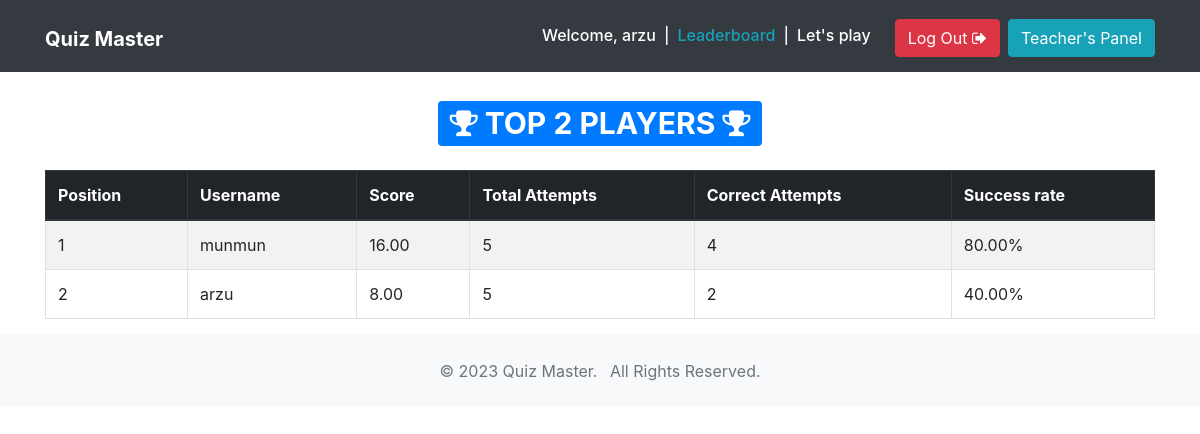
Screenshot of /leaderboard/ (signed in) with the database file from the repository.
### quiz/models.py (models this page shows, shortened)
class QuizProfile(TimeStampedModel):
    user = models.OneToOneField(User, on_delete=models.CASCADE)
    total_score = models.DecimalField(_('Total Score'), default=0, decimal_places=2, max_digits=10)
    @classmethod
    def get_rankings(cls):
        rankings = QuizProfile.objects.select_related(
            'user',
        ).annotate(
            total_attempts=Count('attempts'),
            correct_attempts=Sum(Case(When(attempts__is_correct=True, then=1), default=0, output_field=models.IntegerField())),
            success_rate=Cast(100.0 * F('correct_attempts') / F('total_attempts'), models.FloatField())
        ).order_by(
            '-total_score',
            '-correct_attempts',
            '-success_rate',
            'created'
        )
        return rankings

### quiz/views.py (the view)
# urls.py: re_path(r'^leaderboard/$', views.leaderboard, name='leaderboard'),
def leaderboard(request):
    top_quiz_profiles = QuizProfile.get_rankings()[:500]
    total_count = top_quiz_profiles.count()
    context = {
        'top_quiz_profiles': top_quiz_profiles,
        'total_count': total_count,
    }
    return render(request, 'quiz/leaderboard.html', context=context)

### templates/quiz/leaderboard.html (shortened to what this page needs)
{% extends 'base.html' %}
{% load humanize %}
{% block content %}
<div class="container">
    <h1 class="text-center my-4"><span class="badge badge-primary"><i class="fa fa-trophy" aria-hidden="true"></i> TOP {{ total_count }} PLAYERS <i class="fa fa-trophy" aria-hidden="true"></i></span></h1>
    <table class="table table-striped table-bordered">
        <thead class="thead-dark">
            <tr>
                <th>Position</th>
                <th>Username</th>
                <th>Score</th>
                <th>Total Attempts</th>
                <th>Correct Attempts</th>
                <th>Success rate</th>
            </tr>
        </thead>
        <tbody>
            {% for quiz_profile in top_quiz_profiles %}
            <tr>
                <td>{{ forloop.counter }}</td>
                <td>{{ quiz_profile.user.username }}</td>
                <td>{{ quiz_profile.total_score }}</td>
                <td>{{ quiz_profile.total_attempts }}</td>
                <td>{{ quiz_profile.correct_attempts }}</td>
                <td>{{ quiz_profile.success_rate|floatformat:2 }}%</td>
            </tr>
            {% endfor %}
        </tbody>
    </table>
</div>
{% endblock content %}

### templates/base.html (shortened to what this page needs)
{% load static %}
<!doctype html>
<html lang="en">
<head>
    <link rel="stylesheet" href="https://maxcdn.bootstrapcdn.com/bootstrap/4.0.0-beta.2/css/bootstrap.min.css">
    <link rel="stylesheet" href="https://maxcdn.bootstrapcdn.com/font-awesome/4.7.0/css/font-awesome.min.css">
</head>
<body class="bg-white">
    <nav class="navbar navbar-expand-md navbar-dark bg-dark">
        <div class="container">
            <h1><a href="{% url 'quiz:home' %}" class="navbar-brand">
                <strong>Quiz Master</strong></a></h1>
            <div class="collapse navbar-collapse justify-content-end " id="navbar">
                {% if not request.user.is_active %}
                <a href="{% url 'quiz:leaderboard' %}" class="btn btn-info mt-1 mx-1">Leaderboard</a>
                <a href="{% url 'quiz:login' %}" class="btn btn-success mt-1 ml-2"><i class="fa fa-sign-in" aria-hidden="true"></i> Log In</a>
                {% else %}
                <h6 class="text-white mt-2 mr-2">Welcome, {{ request.user.username }}</h6>
                <h6 class="text-light mt-2 mr-2">|</h6>
                <h6 class="text-white mt-2 mr-2"><a href="{% url 'quiz:leaderboard' %}" class="text-info">Leaderboard</a></h6>
                <h6 class="text-light mt-2 mr-2">|</h6>
                <h6 class="mt-2"><a href="{% url 'quiz:play' %}" class="text-white">Let's play</a></h6>
                <a href="{% url 'quiz:logout' %}" class="btn btn-danger mt-1 ml-4">Log Out <i class="fa fa-sign-out" aria-hidden="true"></i></a>
                {% endif %}
                <a href="{% url 'admin:login' %}" class="btn btn-info mt-1 ml-2">Teacher's Panel</a>
            </div>
        </div>
    </nav>
    {% block content %}
    {% endblock content %}
    <footer class="bg-light text-muted py-0">
        <div class="container py-4">
            <ul class="list-inline mb-0 text-center">
                <li class="list-inline-item">&copy; 2023 Quiz Master.</li>
                <li class="list-inline-item">All Rights Reserved.</li>
            </ul>
        </div>
    </footer>
</body>
</html>

### rows the page displays
QuizProfile: user.username "munmun", total_score "16.00", total_attempts "5", correct_attempts "4", success_rate "80.00"
QuizProfile: user.username "arzu", total_score "8.00", total_attempts "5", correct_attempts "2", success_rate "40.00"

### other values shown
{{ request.user.username }} "arzu"
{{ total_count }} "2"
